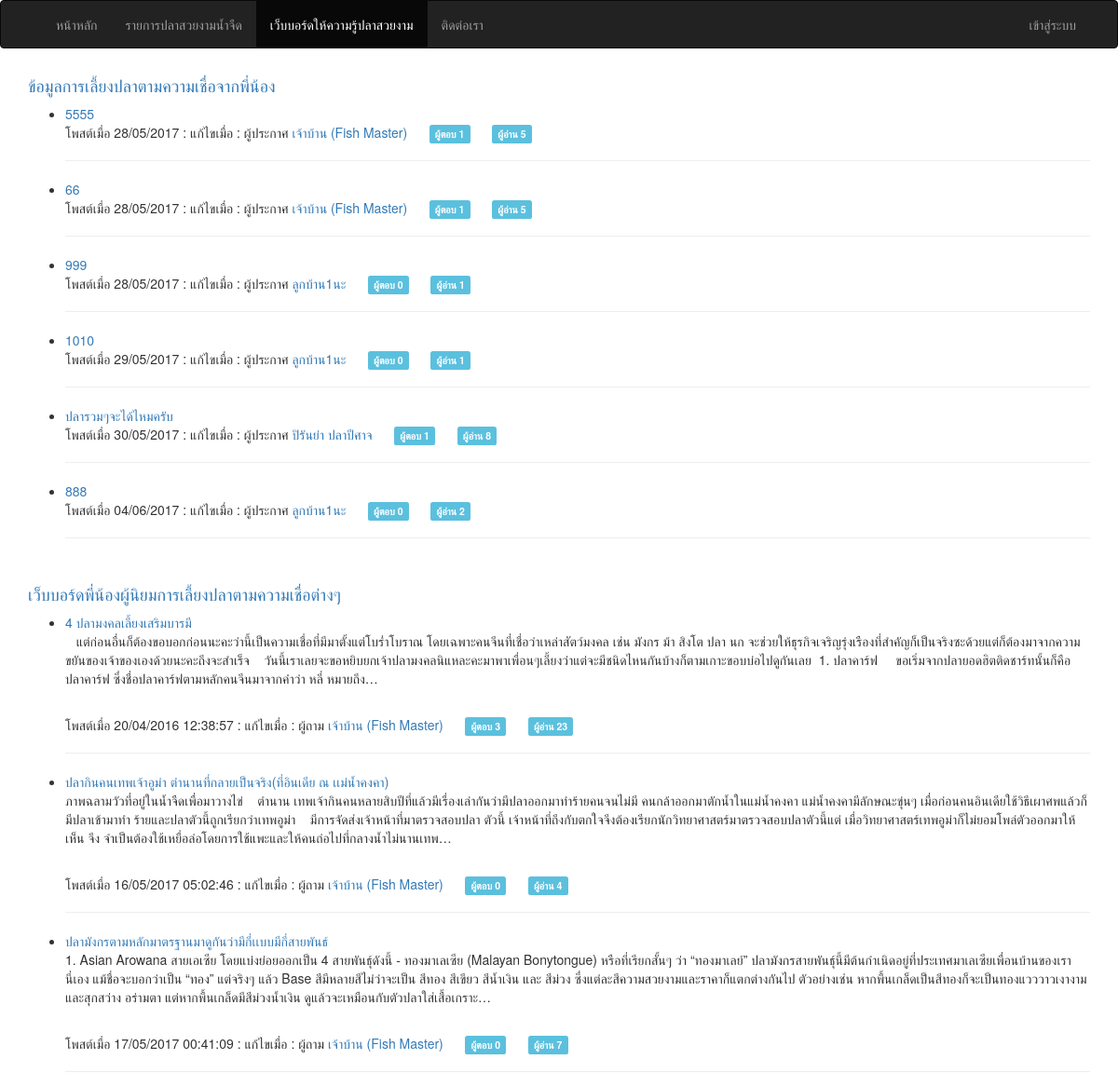
Page /index.php/webboard (upper part) on the earlier database version.
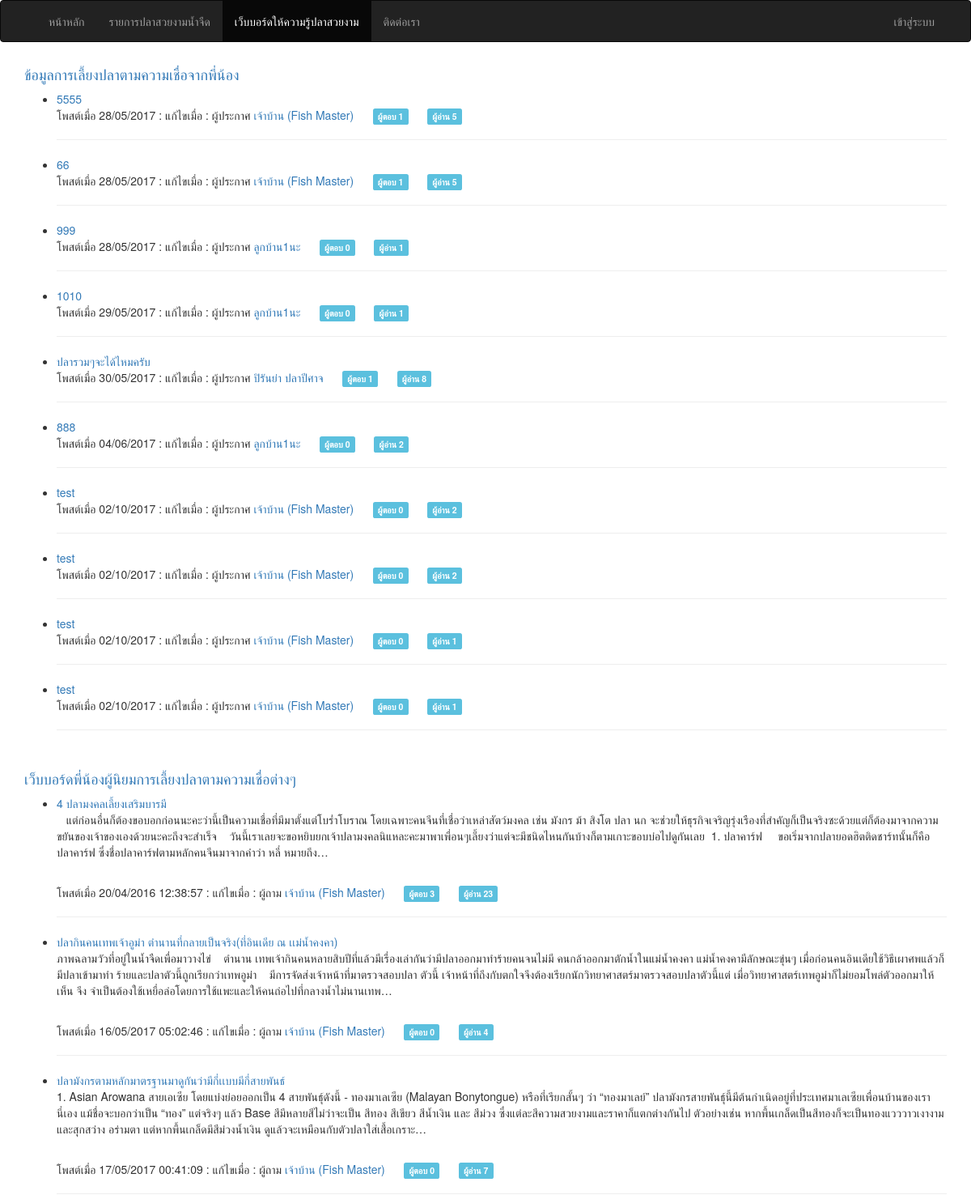
Same page on the later database version.
### tables this page shows
CREATE TABLE `compare` (
  `id` int(5) UNSIGNED NOT NULL,
  `member_id` int(5) UNSIGNED NOT NULL,
  `pool_title` varchar(100) NOT NULL,
  `pool_shape` text NOT NULL,
  `pool_detail` text NOT NULL,
  `pool_believe` text NOT NULL,
  `fish_amount` int(5) NOT NULL,
  `views` int(5) NOT NULL,
  `date_create` varchar(10) NOT NULL,
  `date_modify` varchar(10) NOT NULL
);

CREATE TABLE `member` (
  `id` int(5) UNSIGNED NOT NULL,
  `title` varchar(10) NOT NULL,
  `fullname` varchar(150) NOT NULL,
  `birthdate` varchar(10) NOT NULL,
  `address` text NOT NULL,
  `email` varchar(50) NOT NULL,
  `password` varchar(32) NOT NULL,
  `phone` varchar(15) NOT NULL,
  `date_create` varchar(10) NOT NULL,
  `date_activity` varchar(19) NOT NULL,
  `picture` varchar(100) NOT NULL,
  `role` enum('admin','member') NOT NULL DEFAULT 'member'
);

CREATE TABLE `webboard` (
  `id` int(5) UNSIGNED NOT NULL,
  `posted_by` int(5) UNSIGNED NOT NULL,
  `title` varchar(100) NOT NULL,
  `detail` text,
  `views` int(5) NOT NULL,
  `date_create` varchar(19) NOT NULL,
  `date_modify` varchar(19) NOT NULL
);

### application/controllers/Webboard.php (called while the page is built, shortened)
<?php
class Webboard extends MY_Controller {
  public function __construct()
  {
    $this->load->model('Webboard_model','webboard');
  }
  function index()
  {
    $this->data['compare'] = $this->db->get('compare','10')->result_array();
    $this->data['forum'] = $this->db->get('webboard','10')->result_array();
    $this->data['content'] = $this->load->view('webboard/webboard',$this->data,TRUE);
    $this->load->view('_layout_main', $this->data);
  }
}

### index.php (called while the page is built, shortened)
<?php
require_once BASEPATH.'core/CodeIgniter.php';

### application/views/webboard/webboard.php (the view)
<?=heading(anchor('webboard/compare','ข้อมูลการเลี้ยงปลาตามความเชื่อจากพี่น้อง'),'4');?>
<?php foreach ($compare as $n) : ?>
  <?php $comments = $this->db->where('compare_id',$n['id'])->count_all_results('compare_comment');?>
  <?php $posted_by = $this->db->get_where('member',array('id'=>$n['member_id']))->row_array();?>
  <ul>
    <li>
      <?=anchor('webboard/compare/'.$n['id'],character_limiter($n['pool_title'],'100')).br();?>
      <span>โพสต์เมื่อ <?=$n['date_create'];?> : </span>
      <span>แก้ไขเมื่อ <?=$n['date_modify'];?> : </span>
      <span>ผู้ประกาศ <?=(isset($posted_by['id'])) ? anchor_popup('member/profile/'.$posted_by['id'],$posted_by['fullname']) : 'บุคคลทั่วไป';?></span>
      <?=nbs(5).'<span class="label label-info">ผู้ตอบ '.$comments.'</span>';?>
      <?=nbs(5).'<span class="label label-info">ผู้อ่าน '.$n['views'].'</span>'.hr();?>
    </li>
  </ul>
<?php endforeach; ?>
<br/>
<?=heading(anchor('webboard/forum','เว็บบอร์ดพี่น้องผู้นิยมการเลี้ยงปลาตามความเชื่อต่างๆ'),'4');?>
<?php foreach ($forum as $n) : ?>
  <?php $comments = $this->db->where('webboard_id',$n['id'])->count_all_results('webboard_comment');?>
  <?php $posted_by = $this->db->get_where('member',array('id'=>$n['posted_by']))->row_array();?>
  <ul>
    <li>
      <?=anchor('webboard/forum/'.$n['id'],character_limiter($n['title'],'100')).br();?>
      <p><?=character_limiter(strip_tags($n['detail'],'50'));?></p><br/>
      <span>โพสต์เมื่อ <?=$n['date_create'];?> : </span>
      <span>แก้ไขเมื่อ <?=$n['date_modify'];?> : </span>
      <span>ผู้ถาม <?=anchor_popup('member/profile/'.$posted_by['id'],$posted_by['fullname']);?></span>
      <?=nbs(5).'<span class="label label-info">ผู้ตอบ '.$comments.'</span>';?>
      <?=nbs(5).'<span class="label label-info">ผู้อ่าน '.$n['views'].'</span>'.hr();?>
    </li>
  </ul>
<?php endforeach; ?>

### application/helpers/MY_html_helper.php (shortened to what this page needs)
<?php  if ( ! defined('BASEPATH')) exit('No direct script access allowed');
if ( ! function_exists('hr'))
{
	function hr($count = 1)
	{
		return str_repeat('<hr />', $count);
	}
}

### application/views/_layout_main.php
<!DOCTYPE html>
<html lang="en">
<?php $this->load->view('_parts/header'); ?>
<body>
  <?php $this->load->view('_parts/navigation'); ?>
  <div class="container">
    <?php $this->load->view('_parts/carousel'); ?>
    <div class="row">
      <?php $this->load->view('_parts/alert'); ?>
      <div class="col-lg-12">
        <?=$content;?>
      </div>
    </div>
  </div>
  <?php $this->load->view('_parts/footer'); ?>
</body>
</html>

### application/views/_parts/header.php (shortened to what this page needs)
<head>
    <?=link_tag('assets/css/bootstrap.min.css');?>
    <?=link_tag('assets/css/font-awesome.min.css');?>
    <?=link_tag('assets/css/bootstrap-select.min.css');?>
    <?=link_tag('assets/css/bootstrap.datatable.min.css');?>
    <?=link_tag('assets/css/bootstrap.datepicker.min.css');?>
    <?=link_tag('assets/css/bootstrap.lightbox.min.css');?>
    <?=link_tag('assets/css/toast.min.css');?>
    <?=link_tag('assets/css/common.css');?>
</head>

### application/views/_parts/navigation.php (shortened to what this page needs)
<nav class="navbar <?=(in_array('admin',$this->uri->segment_array()) || in_array('admin',$this->uri->segment_array()))?'navbar-default':'navbar-inverse';?>">
  <div class="container">
    <div class="collapse navbar-collapse" id="bs-example-navbar-collapse-2">
      <?php if (in_array('admin',$this->uri->segment_array())) : ?>
        <ul class="nav navbar-nav">
          <li class="dropdown">
            <?=anchor('#','ข้อมูลสมาชิก <span class="caret"></span>',['class'=>'dropdown-toggle','data-toggle'=>'dropdown']);?>
            <ul class="dropdown-menu">
              <li><?=anchor('admin/member/create','เพิ่มข้อมูลสมาชิก');?></li>
              <li><?=anchor('admin/member','รายการข้อมูลสมาชิก');?></li>
            </ul>
          </li>
          <li class="dropdown">
            <?=anchor('#','ข้อมูลปลาสวยงาม <span class="caret"></span>',['class'=>'dropdown-toggle','data-toggle'=>'dropdown']);?>
            <ul class="dropdown-menu">
              <li><?=anchor('admin/fish/fish','บันทึกข้อมูลปลาสวยงาม');?></li>
              <li><?=anchor('admin/fish/nature','บันทึกข้อมูลอุปนิสัย');?></li>
              <li><?=anchor('admin/fish/feed','บันทึกข้อมูลการกินอาหาร');?></li>
              <li><?=anchor('admin/fish/living','บันทึกข้อมูลการอยู่อาศัย');?></li>
              <li><?=anchor('admin/fish/container','บันทึกข้อมูลสภาพแวดล้อมที่เหมาะสม');?></li>
              <li><?=anchor('admin/fish/halo','บันทึกข้อมูลการเสริมบารมี');?></li>
              <li><?=anchor('admin/fish','รายการข้อมูลปลาสวยงาม');?></li>
            </ul>
          </li>
          <li><?=anchor('admin/config/about','ข้อมูลการติดต่อ');?></li>
        </ul>
        <ul class="nav navbar-nav navbar-right">
          <li><?=anchor('','กลับหน้าหลัก');?></li>
        </ul>
      <?php elseif (in_array('member',$this->uri->segment_array())): ?>
        <ul class="nav navbar-nav navbar-right">
          <li><?=anchor('','กลับหน้าหลัก');?></li>
        </ul>
      <?php else: ?>
        <ul class="nav navbar-nav">
          <li><?=anchor('','หน้าหลัก');?></li>
          <li class="<?=(in_array('fish',$this->uri->segment_array()))?'active':'';?>"><?=anchor('fish','รายการปลาสวยงามน้ำจืด');?></li>
          <li class="<?=(in_array('webboard',$this->uri->segment_array()))?'active':'';?>"><?=anchor('webboard','เว็บบอร์ดให้ความรู้ปลาสวยงาม');?></li>
          <li class="<?=(in_array('about',$this->uri->segment_array()))?'active':'';?>"><?=anchor('main/about','ติดต่อเรา');?></li>
        </ul>
        <ul class="nav navbar-nav navbar-right">
          <?php if ($this->session->userdata('is_login')) : ?>
            <li class="dropdown">
              <?=anchor('#',$this->session->fullname.nbs(2).'<span class="caret"></span>',['class'=>'dropdown-toggle','data-toggle'=>'dropdown']);?>
              <ul class="dropdown-menu">
                <li><?=anchor('member/profile/'.$this->session->id,'ข้อมูลทั่วไป');?></li>
                <li><?=anchor('member/change_password/'.$this->session->id,'เปลี่ยนรหัสผ่าน');?></li>
                <?php if ($this->session->role == 'admin') : ?>
                  <li role="separator" class="divider"></li>
                  <li><?=anchor('admin/member','ระบบผู้ดูแล');?></li>
                <?php endif; ?>
                <li role="separator" class="divider"></li>
                <li><?=anchor('member/signout','ออกจากระบบ');?></li>
              </ul>
            </li>
          <?php else: ?>
            <li><?=anchor('member/signin','เข้าสู่ระบบ');?></li>
          <?php endif; ?>
        </ul>
      <?php endif; ?>
    </div>
  </div>
</nav>

### application/views/_parts/footer.php (shortened to what this page needs)
<br/><br/>

### assets/css/common.css (style rules this page uses)
html { position: relative; min-height: 100%; }
body { margin: 0 0 100px; }
nav { font-size: 1em !important; }

Differences in the rows shown:
added compare: id+pool_title "test", date_create "02/10/2017", member.fullname "เจ้าบ้าน (Fish Master)", comments "0", views "2"
added compare: id+pool_title "test", date_create "02/10/2017", member.fullname "เจ้าบ้าน (Fish Master)", comments "0", views "2"
added compare: id+pool_title "test", date_create "02/10/2017", member.fullname "เจ้าบ้าน (Fish Master)", comments "0", views "1"
added compare: id+pool_title "test", date_create "02/10/2017", member.fullname "เจ้าบ้าน (Fish Master)", comments "0", views "1"
